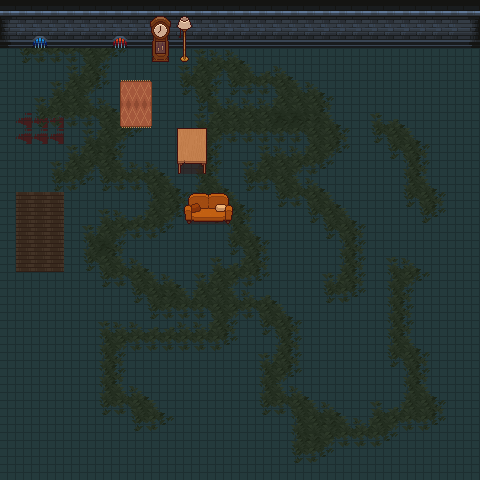

Rendered tile map (Tiled .tmx) drawn with the repository's tilesets; below, a short description and the map source with its tile grids summarised:
An orthogonal 30x30 tile map with 16x16 px tiles, 4 tile layers (floor, moss, walls, furniture), 3 tilesets and 10 objects (2x trigger, 2x camera, player, enemy, fire, ...).

<map version="1.10" tiledversion="1.10.2" orientation="orthogonal" renderorder="right-down" width="30" height="30" tilewidth="16" tileheight="16" infinite="0" nextlayerid="19" nextobjectid="23">
 <tileset firstgid="1" source="../tilesets/dungeon.tsx" />
 <tileset firstgid="626" source="../tilesets/effects/fire_spritesheet.tsx" />
 <tileset firstgid="690" source="../tilesets/retro_interior/TopDownHouse_FurnitureState1.tsx" />
 <layer id="6" name="floor" width="30" height="30">
  <data>[900 cells, 900 non-empty, 3 distinct tile ids]</data>
 </layer>
 <layer id="7" name="moss" width="30" height="30">
  <data>[900 cells, 351 non-empty, 26 distinct tile ids]</data>
 </layer>
 <layer id="8" name="walls" width="30" height="30">
  <data>[900 cells, 90 non-empty, 11 distinct tile ids]</data>
 </layer>
 <layer id="18" name="furniture" width="30" height="30">
  <data>[900 cells, 32 non-empty, 32 distinct tile ids]</data>
 </layer>
 <objectgroup id="10" name="triggers">
  <object id="5" name="my trigger" type="trigger" x="16.8506" y="192.281" width="46" height="79.3333">
   <properties>
    <property name="map" value="martin_test" />
    <property name="spawnpoint" value="the_point" />
   </properties>
  </object>
  <object id="18" name="my trigger" type="trigger" x="16" y="112" width="48" height="32">
   <properties>
    <property name="map" value="martin_test2" />
   </properties>
  </object>
 </objectgroup>
 <objectgroup id="13" name="interactables">
  <properties>
   <property name="dialog" value="blue_grate" />
  </properties>
  <object id="12" x="32" y="32" width="16" height="16">
   <properties>
    <property name="textbox" value="examine_blue_grate_01" />
   </properties>
  </object>
  <object id="14" x="112" y="32" width="16" height="16">
   <properties>
    <property name="sound" value="snd_screenshake" />
   </properties>
  </object>
 </objectgroup>
 <objectgroup id="4" name="characters">
  <object id="3" template="../templates/player.tx" type="player" x="100.333" y="182.916" />
  <object id="4" template="../templates/slime.tx" type="enemy" x="213" y="151.333" />
  <object id="22" name="fire" gid="626" x="59.3333" y="260" width="100" height="100" />
 </objectgroup>
 <objectgroup id="17" name="cameras">
  <object id="19" name="cam1" type="camera" x="177.373" y="272.93">
   <point />
  </object>
  <object id="20" name="enemy_cam" type="camera" x="299.785" y="140.524">
   <properties>
    <property name="follow" type="object" value="4" />
   </properties>
   <point />
  </object>
 </objectgroup>
 <objectgroup id="16" name="misc">
  <object id="15" name="the_point" type="sdgsg" x="38.649" y="340.912">
   <point />
  </object>
 </objectgroup>
</map>
